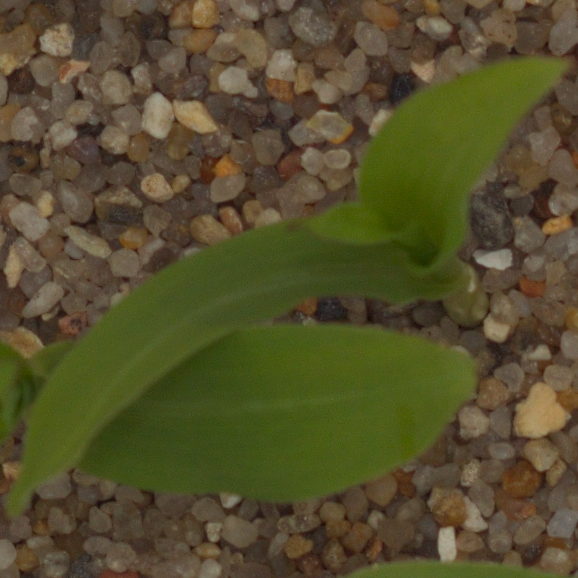
#> input picture project1/data/Predict.png, 578 x 578 px, given as the content of the folder /content/drive/MyDrive/greatlearningdata/, which was not available
$ jupyter execute --allow-errors ComputerVisionProject.ipynb   (shell and % lines are left out)   (text cells are left out)
#> lines starting #> are read from the running program, lines starting #| are printed output that depends on the picture; after the words box and inside, x2 and y2 are one past the last pixel; in counts of white or black regions, pixels touching at a corner belong together; pictures that were not available may be replaced by others from this repository, and a replacement may not be noted
[cell 1]
#1. Import the data. Analyse the dimensions of the data. Visualise the data.
# Importing the required dataset
from google.colab import drive

[cell 2]
drive.mount('/content/drive/')

[cell 3]
cd "/content/drive/MyDrive/greatlearningdata/"

[cell 4]
#importing libraries
import cv2
import os
import numpy as np
import matplotlib as mp
import matplotlib.pyplot as plt
import seaborn as sns
import pandas as pd
from sklearn import svm, metrics
from natsort import natsorted
from mpl_toolkits.axes_grid1 import ImageGrid
import matplotlib.pyplot as plt
import glob
from sklearn.model_selection import StratifiedKFold
from sklearn.ensemble import RandomForestClassifier
from sklearn.cluster import KMeans
from sklearn.preprocessing import LabelEncoder
from sklearn.model_selection import train_test_split
from sklearn.decomposition import PCA as RandomizedPCA
from sklearn.svm import SVC
from sklearn.model_selection import learning_curve, GridSearchCV

[cell 5]
paths = glob.glob("train/*")
labels = [os.path.split(x)[-1] for x in paths]

print("Total Number Of labels: {}".format(len(labels)))
print("Labels: {}".format(labels))

[cell 6]
#Exploring the data
fig_r = plt.figure(1, (20, 15))
grid_r = ImageGrid(fig_r, 111, nrows_ncols=(12, 10), axes_pad=0.1)

n_img_class_r = []
counter_1 = 0
for idx, label_1 in enumerate(labels):
    paths = glob.glob(os.path.join("train", label_1, "*.png"))
    n_img_class_r.append([label_1, len(paths)])
    seed_r = np.random.choice(len(paths), size=10)

    title = True
    for r in seed_r:
        ax = grid_r[counter_1]
        if title:
            ax.text(1800, 105, label_1, verticalalignment="center")
            title = False
        img_r = cv2.imread(paths[r])
#> img_r is the input picture: shape (578, 578, 3); mean B, G, R 44.8, 78.5, 85.3
        img_r= cv2.resize(img_r, (150, 150))
#> img_r: shape (150, 150, 3)
        ax.axis("off")
        ax.imshow(cv2.cvtColor(img_r, cv2.COLOR_BGR2RGB))
        counter_1 += 1

plt.show()
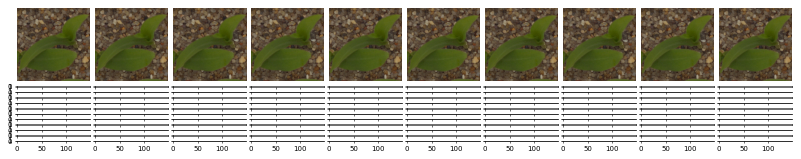
#> figure drawn by matplotlib, 10 panels

[cell 7]
#shape
img_r.shape
#> Out = (150, 150, 3)

[cell 8]
#Reading the images
#save the path into variable to use it easily next times.
train_rdata= "train"
from glob import glob
images_rdata = []
classes_rdata=[]
missing_data=0
for class_folder_name in os.listdir(train_rdata):
    class_folder_path = os.path.join(train_rdata, class_folder_name)
    class_label = class_folder_name

    for image_path in glob(os.path.join(class_folder_path, "*.png")):
        image_bgr = cv2.imread(image_path, cv2.IMREAD_COLOR)
        if image_bgr is None: # if the file contain any missing value ignore it
          missing_data += 1
          continue
        images_rdata.append(image_bgr)

        classes_rdata.append(class_label)

[cell 9]
len(images_rdata)

[cell 10]
#Resizing the image
def resize_images(img_r):

  img_r = np.array(img_r).astype(np.uint8)
  res = cv2.resize(img_r,(256,256), interpolation = cv2.INTER_CUBIC)
  return res

#save resized images into images.
images_r = [resize_images(img_r) for img_r in images_rdata]

[cell 11]
#size of images_r
images_r[0].shape
#> Out = (256, 256, 3)

[cell 12]
#see the number of images in each label
images_r = np.array(images_r).astype(np.uint8)
classes_rdata = np.array(classes_rdata)
print("images shape: ", images_r.shape)
#| images shape:  (1, 256, 256, 3)
print("classes shape: ", classes_rdata.shape)

[cell 13]
#Viewing the distribution of number of images in each class
values_r =[]
labels_r=[]
for label in set(classes_rdata):
  values_r.append(len(images_r[classes_rdata == label]))
  labels_r.append(label)

values_r.sort()

code_r=np.arange(0,13,1)
data_normalizer = mp.colors.Normalize()
color_map = mp.colors.LinearSegmentedColormap(
    "my_map",
    {
        "red": [(0, 1.0, 1.0),
                (1.0, .5, .5)],
        "green": [(0, 0.5, 0.5),
                  (1.0, 0, 0)],
        "blue": [(0, 0.50, 0.5),
                 (1.0, 0, 0)]
    }
)

fig, ax = plt.subplots(figsize=(22,7))
ax.bar(labels_r, values_r, color=color_map(data_normalizer(code_r)))
plt.xticks(fontsize = 8)
plt.yticks(fontsize = 10)
plt.xlabel("Species", fontsize = 14)
plt.ylabel("Number of images", fontsize = 14)
plt.title("Distribution of images in each class", fontsize=14)
plt.show()
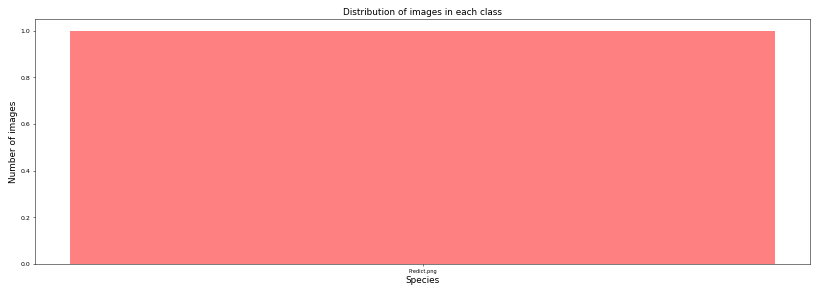
#> figure drawn by matplotlib, 1 panel

#> (a cell that did not finish here is left out)

[cell 15]
def plot_for_class(label):
#> called with label = 'Black-grass'
    nb_rows = 2
    nb_cols = 2
    fig, axs = plt.subplots(nb_rows, nb_cols, figsize=(6, 6))
    class_images_r =images_r[classes_rdata== label]
    n = 0
    for i in range(0, nb_rows):
        for j in range(0, nb_cols):
            axs[i, j].xaxis.set_ticklabels([])
            axs[i, j].yaxis.set_ticklabels([])
            axs[i, j].imshow(class_images_r[n])
            n += 1
#> (the rest of this cell did not finish here and is left out)

[cell 16]
img = cv2.imread("train/Black-grass/05eedce4d.png")

[cell 17]
plt.imshow(img)

[cell 18]
#Image classification
#Image preprocessing
#pre-processing is an improvement of the image data that suppresses unwilling distortions.It enhances some image features important for further processing.

[cell 19]
#Converting images from RGB to HSV and applying mophological transformations
def mask_for_plant(image):
    image_hsv_r = cv2.cvtColor(image, cv2.COLOR_BGR2HSV)

    sensitivity_r = 35
    lower_hsv_r = np.array([60 - sensitivity_r, 100, 50])
    upper_hsv_r = np.array([60 + sensitivity_r, 255, 255])

    mask_r = cv2.inRange(image_hsv_r, lower_hsv_r, upper_hsv_r)
    kernel = cv2.getStructuringElement(cv2.MORPH_ELLIPSE, (11,11))
    mask_r = cv2.morphologyEx(mask_r, cv2.MORPH_CLOSE, kernel)

    return mask_r

[cell 20]
#segmentation to image

def segment_plant_r(image):
    mask_r = mask_for_plant(image)
    output_r = cv2.bitwise_and(image, image, mask = mask_r)
    return output_r

[cell 21]
#Applying Sharpening to image

def sharpen_image(image):
    image_blurred = cv2.GaussianBlur(image, (0, 0), 3)
    image_sharp = cv2.addWeighted(image, 1.5, image_blurred, -0.5, 0)
    return image_sharp

[cell 22]
#combine all functions above
def preprocess(img):
  image_segmented = segment_plant_r(img)
  image_sharpen = sharpen_image(image_segmented)
  return image_sharpen

for indx, image in enumerate(images_r):
  try:
    images_r[indx] = preprocess(image)

  except:
    print(indx)
    continue
#> this loop made 1 pass
#> pass 1, in mask_for_plant, `mask_r = cv2.inRange(image_hsv_r, lower_hsv_r, upper_hsv_r)`:
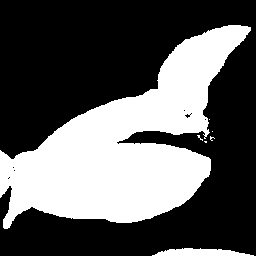
#> mask_r: shape (256, 256); 36.1% white; 7 white regions (5 under 20 px), largest, box (x1, y1, x2, y2) and area: (0, 25, 251, 229) 23044, (152, 248, 254, 256) 566
#> pass 1, in mask_for_plant, `mask_r = cv2.morphologyEx(mask_r, cv2.MORPH_CLOSE, kernel)`:
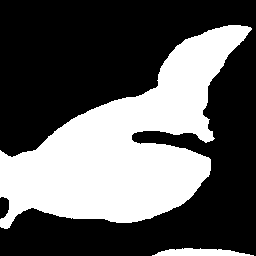
#> mask_r: shape (256, 256); 36.6% white; 2 white regions, box (x1, y1, x2, y2) and area: (0, 25, 252, 229) 23423, (152, 248, 254, 256) 568
#> pass 1, in segment_plant_r, `output_r = cv2.bitwise_and(image, image, mask = mask_r)`:
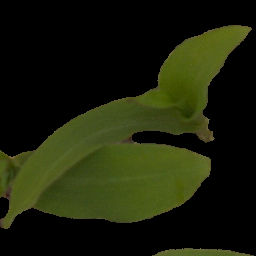
#> output_r: shape (256, 256, 3); mean of channels 0, 1, 2 9.7, 31.3, 26.9; drawn as B, G, R

[cell 23]
#Viewing the pre-processed images

images_r = np.array(images_r).astype(np.uint8)
classes_rdata = np.array(classes_rdata)
#> (the rest of this cell did not finish here and is left out)

[cell 24]
model_performance = pd.DataFrame(columns=['Model', 'Accuracy', 'Loss','Predicted Class'])
#> (the rest of this cell did not finish here and is left out)

[cell 25]
#Reading the image to predict
from google.colab.patches import cv2_imshow

img_predict = cv2.imread('/content/drive/MyDrive/greatlearningdata/Seedling - Prediction/Predict.png')
img_pred_resized = cv2.resize(img_predict,(256,256), interpolation = cv2.INTER_CUBIC)
cv2_imshow(img_pred_resized)
img_predict_r = np.expand_dims(img_pred_resized, axis=0)
print(f"The shape of image to be predicted is:'{img_predict.shape}'")
#| The shape of image to be predicted is:'(578, 578, 3)'
print(f"The shape of image to be predicted after expanding the dimensions is:'{img_predict_r.shape}'")
#| The shape of image to be predicted after expanding the dimensions is:'(1, 256, 256, 3)'
